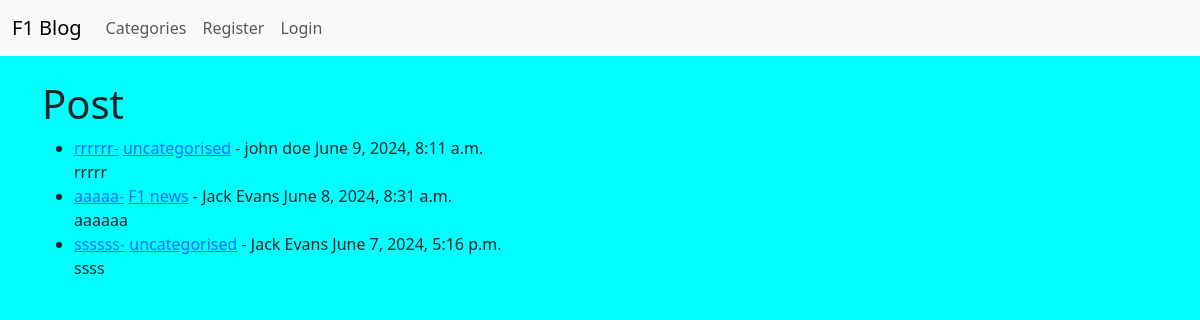
The page / on the database its author committed.
### blog/models.py (models this page shows, shortened)
class Post(models.Model):
    title = models.CharField(max_length=255)
    title_tag = models.CharField(max_length=255, default="F1 blog")
    author = models.ForeignKey(User, on_delete=models.CASCADE)
    body = models.TextField()
    timestamp = models.DateTimeField(auto_now_add=True)
    post_date = models.DateField(auto_now_add=True)
    category = models.ForeignKey(Category, on_delete=models.CASCADE)
    snippet = models.CharField(
        max_length=255,
    )

class Category(models.Model):
    name = models.CharField(max_length=255, default="uncategorised")

### blog/views.py (the view)
# urls.py: path("", Home.as_view(), name="home"),
class Home(ListView):
    model = Post
    template_name = "home.html"
    ordering = ["-timestamp"]
    def get_context_data(self, *args, **kwargs):
        cat_menu = Category.objects.all()
        context = super(Home, self).get_context_data(*args, **kwargs)
        context["cat_menu"] = cat_menu
        return context

### blog/templates/home.html (shortened to what this page needs)
{% extends 'base.html' %} {% block content %}
<h1>Post</h1>
<ul>
  {% for post in object_list %}
  <li>
    <a href="{% url 'article-details' post.pk %}">{{ post.title }}-</a>
    <a href="{% url 'category' post.category.pk %}">{{ post.category.name }}</a>
    - {{post.author.first_name}} {{post.author.last_name}} {{ post.timestamp }}
    <br />
    {{ post.snippet }}
  </li>
  {% endfor%}
</ul>
{% endblock %}

### blog/static/css/main.css (style rules this page uses)
body { background-color: aqua; }

### rows shown on the page
Post: title "rrrrrr", category.name "uncategorised", author.first_name "john", author.last_name "doe", timestamp "June 9, 2024, 8:11 a.m.", snippet "rrrrr"
Post: title "aaaaa", category.name "F1 news", author.first_name "Jack", author.last_name "Evans", timestamp "June 8, 2024, 8:31 a.m.", snippet "aaaaaa"
Post: title "ssssss", category.name "uncategorised", author.first_name "Jack", author.last_name "Evans", timestamp "June 7, 2024, 5:16 p.m.", snippet "ssss"
